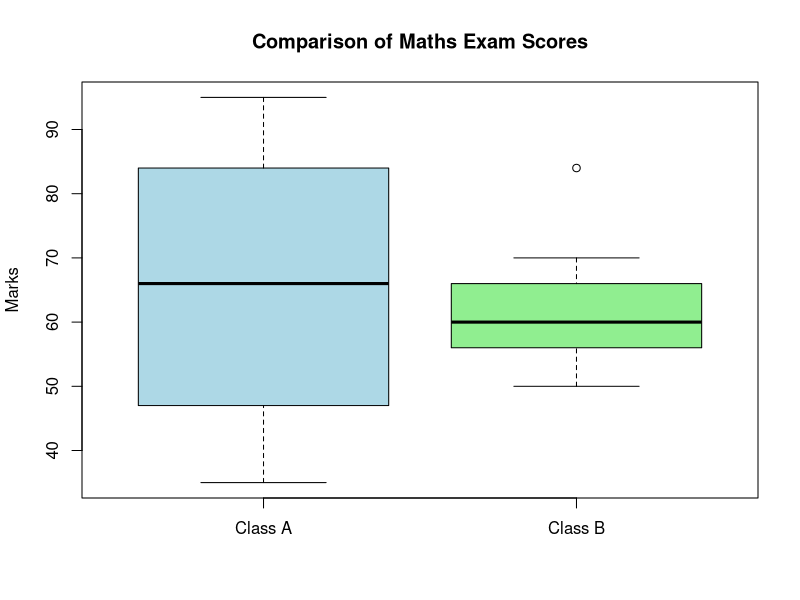

Write the R code that produced this figure.
A <- c(76, 35, 47, 64, 95, 66, 89, 36, 84)
B <- c(51, 56, 84, 60, 59, 70, 63, 66, 50)

# Mean, median and range
cat("Class A Mean:", mean(A), "\n")
cat("Class A Median:", median(A), "\n")
cat("Class A Range:", diff(range(A)), "\n")

cat("Class B Mean:", mean(B), "\n")
cat("Class B Median:", median(B), "\n")
cat("Class B Range:", diff(range(B)), "\n")

# Boxplot
boxplot(A, B,
        names = c("Class A", "Class B"),
        main = "Comparison of Maths Exam Scores",
        ylab = "Marks",
        col = c("lightblue", "lightgreen"))
